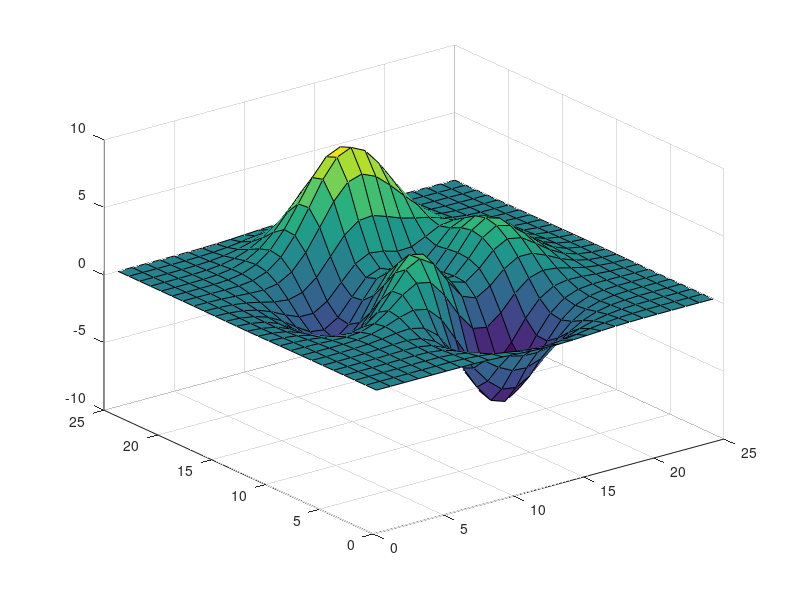

MATLAB code to generate this figure: (Note: this script raises an error after producing the figure.)
% Example

% Surface: symmetric
figure
surf(peaks(25));
colormap(centered), colorbar
save('figures/example1.png')

% Surface: asymmetric positive
figure
surf(peaks(25)-2);
colormap(centered), colorbar
save('figures/example2.png')

% Surface: asymmetric negative
figure
surf(peaks(25)+2);
colormap(centered), colorbar
save('figures/example3.png')

